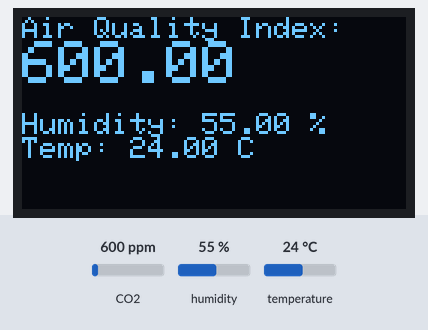
Bench run of a sketch on a simulated ESP8266 (NodeMCU). Parts: 128×64 one-colour display. Inputs (shaded band) come from the test bench; at power-on: CO2 600 ppm, humidity 55 %, temperature 24 °C. WiFi joins after 1.5 s; servers stay silent unless stated; web services answer with replies made up by the test bench; what the sketch prints to the serial monitor is not drawn.

Above: at 3.7 s.

The sketch:

IotProjectCode.ino
```cpp
#include <ESP8266WiFi.h>
#include <SPI.h>
#include <Wire.h>
#include "MQ135.h"
#include <Adafruit_GFX.h>
#include <Adafruit_SSD1306.h>
#include <DHT.h>

#define SCREEN_WIDTH 128
#define SCREEN_HEIGHT 64
#define OLED_RESET -1

Adafruit_SSD1306 display(SCREEN_WIDTH, SCREEN_HEIGHT, &Wire, OLED_RESET);

String apiKey = "OS23YE6OLEUW3UOC";
const char* ssid = "OnePlus 9R";
const char* pass = "Bharatpur";
const char* server = "api.thingspeak.com";

WiFiClient client;
MQ135 gasSensor(A0);

#define DHTPIN D2
#define DHTTYPE DHT11
DHT dht(DHTPIN, DHTTYPE);

void setup() {
  Serial.begin(115200);

  if(!display.begin(SSD1306_SWITCHCAPVCC, 0x3C)) {
    Serial.println(F("SSD1306 allocation failed"));
    while(true);
  }
  display.clearDisplay();
  delay(10);

  Serial.println("Connecting to WiFi...");
  WiFi.begin(ssid, pass);

  while (WiFi.status() != WL_CONNECTED) {
    delay(500);
    Serial.print(".");
  }

  Serial.println();
  Serial.println("WiFi connected");

  display.clearDisplay();
  display.setCursor(0,0);
  display.setTextSize(1);
  display.setTextColor(WHITE);
  display.println("WiFi connected");
  display.display();
  delay(2000);

  dht.begin();
}

void loop() {
  float air_quality = gasSensor.getPPM();
  float humidity = dht.readHumidity();
  float temperature = dht.readTemperature();

  if (isnan(humidity) || isnan(temperature)) {
    Serial.println("Failed to read from DHT sensor!");
    humidity = 0.0;
    temperature = 0.0;
  }

  Serial.print("Air Quality: ");
  Serial.print(air_quality);
  Serial.println(" PPM");

  Serial.print("Humidity: ");
  Serial.print(humidity);
  Serial.println(" %");

  Serial.print("Temperature: ");
  Serial.print(temperature);
  Serial.println(" *C");

  // OLED display update
  display.clearDisplay();
  display.setCursor(0,0);
  display.setTextSize(1);
  display.setTextColor(WHITE);
  display.println("Air Quality Index:");
  display.setTextSize(2);
  display.println(air_quality);

  display.setTextSize(1);
  display.println();
  display.print("Humidity: ");
  display.print(humidity);
  display.println(" %");

  display.print("Temp: ");
  display.print(temperature);
  display.println(" C");

  display.display();

  // Send data to ThingSpeak
  if (client.connect(server, 80)) {
    String postStr = "api_key=" + apiKey;
    postStr += "&field1=" + String(air_quality);
    postStr += "&field2=" + String(humidity);
    postStr += "&field3=" + String(temperature);

    client.print("POST /update HTTP/1.1\r\n");
    client.print("Host: api.thingspeak.com\r\n");
    client.print("Connection: close\r\n");
    client.print("Content-Type: application/x-www-form-urlencoded\r\n");
    client.print("Content-Length: ");
    client.print(postStr.length());
    client.print("\r\n\r\n");
    client.print(postStr);

    Serial.println("Sending data to ThingSpeak...");

    unsigned long timeout = millis();
    while (client.available() == 0) {
      if (millis() - timeout > 5000) {
        Serial.println(">>> Client Timeout !");
        client.stop();
        return;
      }
    }

    while(client.available()) {
      String line = client.readStringUntil('\r');
      Serial.print(line);
    }

    Serial.println("\nData sent to ThingSpeak.");
  } else {
    Serial.println("Connection to ThingSpeak failed");
  }

  client.stop();

  Serial.println("Waiting 15 seconds before next update...");
  delay(15000);
}
```
